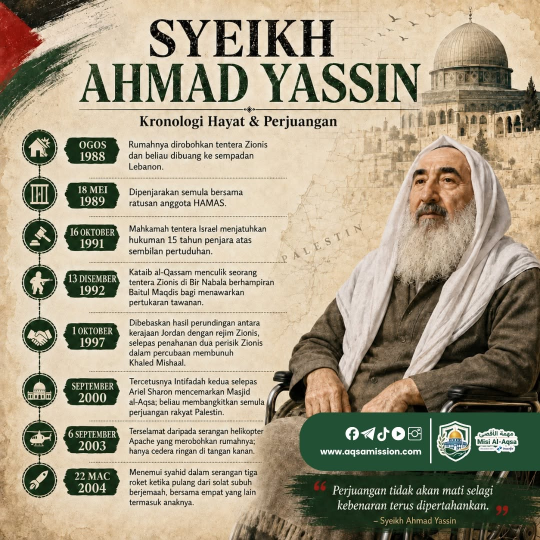
#> input picture video-library/assets/images/1.jpg, 1080 x 1080 px, given in place of kat_warga-emas.webp, which was not available (shown at 1/2 size)
$ python fidyah_siri5_vo.py
#> lines starting #> are read from the running program, lines starting #| are printed output that depends on the picture; after the words box and inside, x2 and y2 are one past the last pixel; in counts of white or black regions, pixels touching at a corner belong together
### video-library/scripts/fidyah_meta_ads.py
"""Bayar Fidyah, voiceover version laid out for Meta ads. FMT=916 (1080x1920) or FMT=45 (1080x1350)."""
import os
LIB = os.path.dirname(os.path.dirname(os.path.abspath(__file__)))   # video-library/
ASSETS = os.path.join(LIB, 'assets') + '/'
FONTS = os.path.join(LIB, 'fonts') + '/'
OUT = os.path.join(LIB, 'output') + '/'
os.makedirs(OUT, exist_ok=True)
import subprocess, math, sys
import numpy as np
from PIL import Image, ImageDraw, ImageFont, ImageFilter
import imageio_ffmpeg

SP = OUT
FMT = os.environ.get('FMT', '916')                # '916' = 1080x1920 Reels/Stories, '45' = 1080x1350 Feed
W, H = (1080, 1920) if FMT == '916' else (1080, 1350)
FPS, DUR = 30, 51.5
# every scene is laid out in a 1080x1000 box; 9:16 puts it inside Meta's Reels safe zone (~14% top, ~35% bottom)
BY = 260 if FMT == '916' else 175
OUT = SP + f'fidyah_meta_{FMT}_silent.mp4'
SHIFT = 5.0
HOOK = 1.5      # extra seconds for the hook opener
GALLERY = 3.5   # extra seconds for the distribution gallery
N = int(FPS * DUR)

FD = FONTS + 'pjs/PlusJakartaSans-2.7.1/ttf/'
_MAP = {'InterDisplay-Bold': 'PlusJakartaSans-ExtraBold', 'InterDisplay-SemiBold': 'PlusJakartaSans-Bold',
        'Inter-Medium': 'PlusJakartaSans-Medium', 'Inter-SemiBold': 'PlusJakartaSans-SemiBold'}
def font(n, s): return ImageFont.truetype(FD + _MAP.get(n, n) + '.ttf', s)
HERO = font('InterDisplay-Bold', 190)
BIG = font('InterDisplay-Bold', 112)
H2 = font('InterDisplay-Bold', 80)
CARD = font('InterDisplay-SemiBold', 40)
NUM = font('InterDisplay-Bold', 100)
RES = font('InterDisplay-Bold', 150)
ROW = font('InterDisplay-SemiBold', 56)
CAP = font('Inter-Medium', 40)
SMALL = font('Inter-Medium', 34)
TINY = font('Inter-Medium', 28)
UI = font('Inter-SemiBold', 30)
CARD_T = font('InterDisplay-SemiBold', 27)

# bayarfidyahonline.com palette
NAVY = (12, 26, 48)
WHITE = NAVY                # default text colour on the light theme
PURE = (255, 255, 255)
GREY = (100, 116, 139)
BLUE, SKY = (6, 107, 227), (56, 189, 248)
TINT = (234, 243, 254)
LINE = (226, 232, 240)
EMERALD = BLUE
MINT = BLUE
GOLD_A = BLUE

def clamp(x, a=0.0, b=1.0): return max(a, min(b, x))
def ease_out(x): x = clamp(x); return 1 - (1 - x) ** 4
def ease_io(x): x = clamp(x); return 3 * x * x - 2 * x * x * x
def roll(v0, v1, t, st, dur): return v0 + (v1 - v0) * ease_io((t - st) / dur)

_cache = {}
# [32 lines left out: functions sprite, place, life, not called in this run]

def layer(): return Image.new('RGBA', (W, H), (0, 0, 0, 0))
def alpha_img(img, a):
    img = img.copy(); img.putalpha(img.getchannel('A').point(lambda v: int(v * a))); return img

# ---------- assets from bayarfidyahonline.com ----------
def rounded(img, size, r):
    img = img.convert('RGB').resize((size, size), Image.LANCZOS).convert('RGBA')
    m = Image.new('L', (size, size), 0); ImageDraw.Draw(m).rounded_rectangle((0, 0, size - 1, size - 1), r, fill=255)
    img.putalpha(m); return img
IMGDIR = ASSETS + 'images/'
CATS = [('warga-emas', 'Warga emas uzur', 'Fidyah sahaja'),
        ('uzur-sakit', 'Sakit berpanjangan', 'Fidyah sahaja'),
        ('hamil', 'Ibu hamil', 'Qada\' + fidyah*'),
        ('menyusu', 'Ibu menyusu', 'Qada\' + fidyah*'),
        ('lewat-qada', 'Lewat qada\' puasa', 'Qada\' + fidyah'),
        ('meninggal-dunia', 'Bagi pihak si mati', 'Dibayar waris')]
# clearer illustrations supplied by the user; warga-emas still from the site
CAT_SRC = {'warga-emas': ASSETS + 'fid/kat_warga-emas.webp', 'uzur-sakit': IMGDIR + '4.webp', 'hamil': IMGDIR + '5.webp',
           'menyusu': IMGDIR + '6.webp', 'meninggal-dunia': IMGDIR + '7.webp', 'lewat-qada': IMGDIR + '8.webp'}
CAT_IMG = {k: rounded(Image.open(CAT_SRC[k]), 266, 28) for k, _, _ in CATS}
#> in rounded, `img = img.convert('RGB').resize((size, size), Image.LANCZOS).convert('..`:
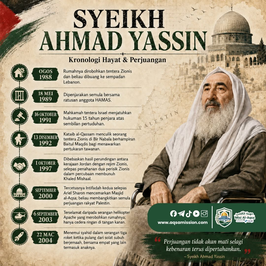
#> img: PIL image 266x266 RGBA; mean R, G, B, A 166.2, 156.3, 133.1, 255
#> in rounded, `m = Image.new('L', (size, size), 0)`: m: PIL image 266x266 L; every value is 0
#> in rounded, `ImageDraw.Draw(m).rounded_rectangle((0, 0, size - 1, size - 1), r, fil`:
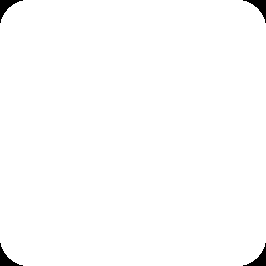
#> m: PIL image 266x266 L; 99% white; 4 black regions, box (x1, y1, x2, y2) and area: (0, 0, 23, 23) 174, (243, 0, 266, 23) 174, (0, 243, 23, 266) 174, (243, 243, 266, 266) 174
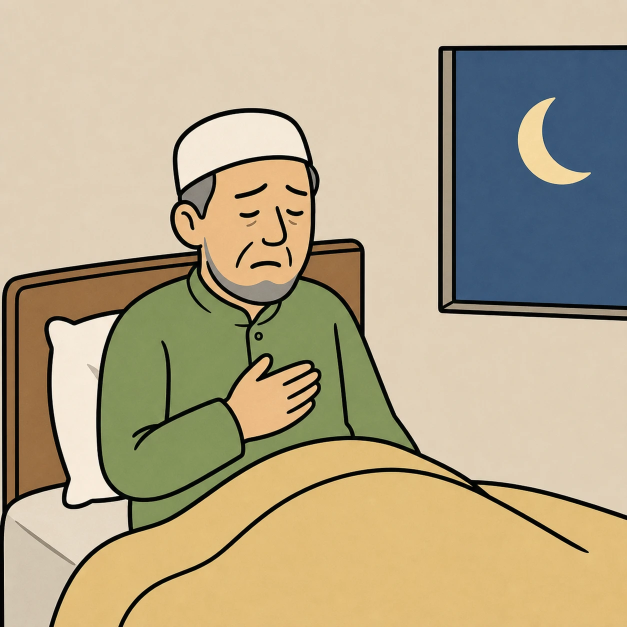
#> input picture video-library/assets/images/4.webp, 1254 x 1254 px (shown at 1/2 size)
#> call 2 of rounded, with size = 266, r = 28
#> in rounded (call 2), `img = img.convert('RGB').resize((size, size), Image.LANCZOS).convert('..`:
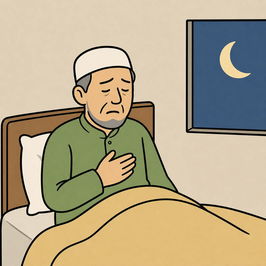
#> img: PIL image 266x266 RGBA; mean R, G, B, A 180.5, 167.4, 137.7, 255
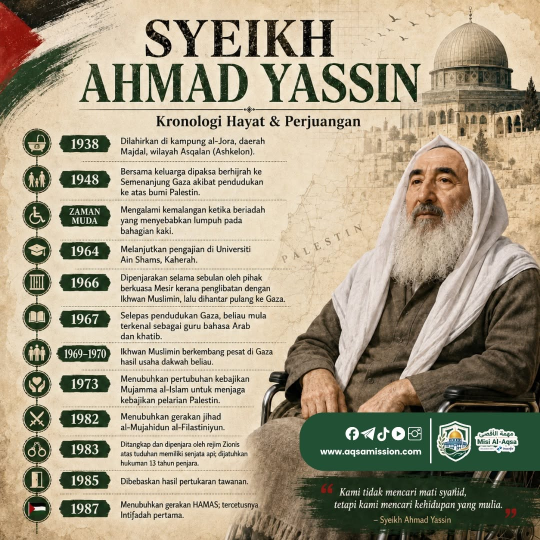
#> input picture video-library/assets/images/2.jpg, 1080 x 1080 px, given in place of 5.webp, which was not available (shown at 1/2 size)
#> call 3 of rounded, with size = 266, r = 28
#> in rounded (call 3), `img = img.convert('RGB').resize((size, size), Image.LANCZOS).convert('..`:
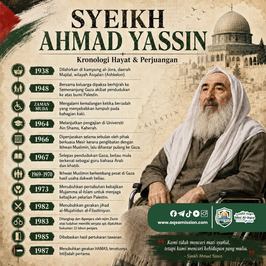
#> img: PIL image 266x266 RGBA; mean R, G, B, A 166.8, 156.8, 133.5, 255
logo = Image.open(ASSETS + 'fid/logo.png').convert('RGBA'); logo.thumbnail((300, 100), Image.LANCZOS)
LOGO = Image.open(ASSETS + 'fid/logo.png').convert('RGBA'); LOGO.thumbnail((380, 130), Image.LANCZOS)
# hero photo from the site (fidyah distribution), washed out like the site hero
LOGO_PILL = Image.new('RGBA', (logo.width + 80, logo.height + 44), (0, 0, 0, 0))
ImageDraw.Draw(LOGO_PILL).rounded_rectangle((0, 0, LOGO_PILL.width - 1, LOGO_PILL.height - 1), 30, fill=(255, 255, 255, 255))
LOGO_PILL.alpha_composite(logo, (40, 22))

# ---------- animated background ----------
LW, LH = W // 8, H // 8
gy, gx = np.mgrid[0:LH, 0:LW] / np.array([LH, LW])[:, None, None]
# [9 lines left out: function bg, not called in this run]

# ---------- scenes (box coordinates: Y(v) = BY + v) ----------
def Y(v): return BY + v
def lines_at(f, rows, fnt, y0, gap, a, b, fill=GREY):
    for i, ln in enumerate(rows): place(f, sprite(ln, fnt, fill), W / 2, Y(y0 + i * gap), a, 1, b)
# [26 lines left out: functions wrap, scene_intro, scene_beras, not called in this run]

DESC = {'warga-emas': "Golongan tua yang tidak mampu berpuasa dan tiada harapan untuk mengqada' puasa.",
        'uzur-sakit': 'Pesakit kronik yang disahkan doktor tidak berupaya berpuasa dan tiada harapan sembuh.',
        'hamil': 'Meninggalkan puasa kerana bimbang akan keselamatan anak yang dikandung.',
        'menyusu': 'Meninggalkan puasa kerana bimbang akan keselamatan anak yang disusukan.',
        'lewat-qada': "Melewatkan qada' puasa sehingga masuk Ramadan berikutnya tanpa keuzuran.",
        'meninggal-dunia': "Waris membayar bagi pihak si mati yang meninggalkan puasa dan sempat mengqada'."}
IMG_S = 214
SMCAT = {k: rounded(Image.open(CAT_SRC[k]), IMG_S, 24) for k, _, _ in CATS}
CT = font('InterDisplay-Bold', 38)
CD = font('Inter-Medium', 25)
TAGF = font('Inter-SemiBold', 24)
PAGES = [(CATS[:3], 5.6, 12.2), (CATS[3:], 12.2, 19.0)]

# [68 lines left out: functions scene_cats, scene_calc, not called in this run]

SCR_W = 380
_s0 = Image.open(ASSETS + 'fid/ui/s00.jpg')
SCR_H = int(SCR_W * _s0.height / _s0.width)
_ui = [Image.open(ASSETS + f'fid/ui/s{i:02d}.jpg').convert('RGB').resize((SCR_W, SCR_H), Image.LANCZOS) for i in range(10)]
_um = Image.new('L', (SCR_W, SCR_H), 0); ImageDraw.Draw(_um).rounded_rectangle((0, 0, SCR_W - 1, SCR_H - 1), 46, fill=255)
UI_SHOTS = []
for im in _ui:
    im = im.convert('RGBA'); im.putalpha(_um); UI_SHOTS.append(im)
UI_SC = SCR_W / 1170
TAPS = [(23.0, 1, (580, 990)), *[(23.45 + j * 0.22, 2 + j, (1001, 1266)) for j in range(6)],
        (24.9, 8, (1001, 1518)), (25.15, 9, (1001, 1518))]

# [45 lines left out: functions phone, scene_platform, not called in this run]

GAL = [('g4', 'Sungai Buah'), ('g9', 'Sabak Bernam, Selangor'), ('g5', 'Sungai Buah'),
       ('g10', 'Zimbabwe'), ('g2', 'Sungai Buah'), ('g1', 'Sungai Buah'), ('g7', 'Sungai Buah')]
GW, GH = 900, 520
# [8 lines left out: function _card, not called in this run]
GAL_IMG = [_card(p) for p, _ in GAL]

# [62 lines left out: functions scene_gallery, scene_end, render, not called in this run]

# (time on the voiceover timeline, time in the original 40s animation): each pair pins a scene or card to its spoken line
WARP = [(0, 0), (3.4, 2.3), (5.9, 4.5), (9.6, 7.0), (12.0, 7.6), (13.7, 8.05), (14.9, 8.5), (18.0, 13.7),
        (18.9, 13.95), (20.1, 14.4), (23.4, 14.85), (25.7, 20.5), (27.5, 21.3), (30.3, 22.8), (31.3, 23.4),
        (32.6, 24.0), (34.1, 25.1), (36.7, 28.9), (38.5, 29.5), (41.0, 31.65), (42.5, 33.5), (46.0, 37.0),
        (50.8, 39.3), (51.5, 40.0)]
def warp(T): return float(np.interp(T, [a for a, _ in WARP], [b for _, b in WARP]))
N = int(FPS * DUR)

# [10 lines that do not run on import are left out]

### video-library/scripts/fidyah_siri5_vo.py
"""Siri Fidyah 5/5 (si mati) re-timed to the ElevenLabs voiceover (64s). Same scenes as fidyah_siri5_si_mati.py.
Writes a silent video and a music bed (scene bells moved to the new cuts); mix the voice with fidyah_vo_mix.py.
Usage: FMT=916 python3 fidyah_siri5_vo.py [preview seconds ...]"""
import sys, subprocess
import numpy as np
import imageio_ffmpeg
#> (the run stopped early here; a loop or call above may not have finished)
